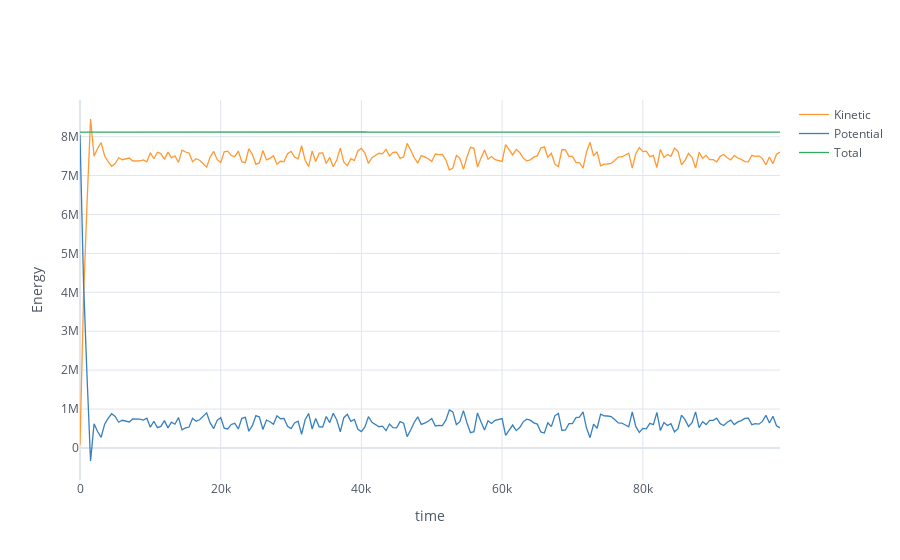

The notebook cell saved with this chart:
### Code cell
gpue.iplot(x='t',y=['Kinetic','Potential','Total'],theme='white', xTitle='time', yTitle='Energy')

### Figure 1 — Plotly figure (JSON) as saved in the notebook; plotly's stock layout.template omitted (floating-point values rounded to 4 significant figures; data arrays with more than 128 entries replaced by an {"elided": "..."} marker saying what was removed)
{"data": [{"line": {"color": "rgba(255, 153, 51, 1.0)", "dash": "solid", "shape": "linear", "width": 1.3}, "mode": "lines", "name": "Kinetic", "text": "", "type": "scatter", "x": {"elided": "200 int values"}, "y": {"elided": "200 int values"}}, {"line": {"color": "rgba(55, 128, 191, 1.0)", "dash": "solid", "shape": "linear", "width": 1.3}, "mode": "lines", "name": "Potential", "text": "", "type": "scatter", "x": {"elided": "200 int values"}, "y": {"elided": "200 int values"}}, {"line": {"color": "rgba(50, 171, 96, 1.0)", "dash": "solid", "shape": "linear", "width": 1.3}, "mode": "lines", "name": "Total", "text": "", "type": "scatter", "x": {"elided": "200 int values"}, "y": {"elided": "200 int values"}}], "layout": {"legend": {"bgcolor": "#FFFFFF", "font": {"color": "#4D5663"}}, "paper_bgcolor": "#FFFFFF", "plot_bgcolor": "#FFFFFF", "title": {"font": {"color": "#4D5663"}}, "xaxis": {"gridcolor": "#E1E5ED", "showgrid": true, "tickfont": {"color": "#4D5663"}, "title": {"font": {"color": "#4D5663"}, "text": "time"}, "zerolinecolor": "#E1E5ED"}, "yaxis": {"gridcolor": "#E1E5ED", "showgrid": true, "tickfont": {"color": "#4D5663"}, "title": {"font": {"color": "#4D5663"}, "text": "Energy"}, "zerolinecolor": "#E1E5ED"}}}
